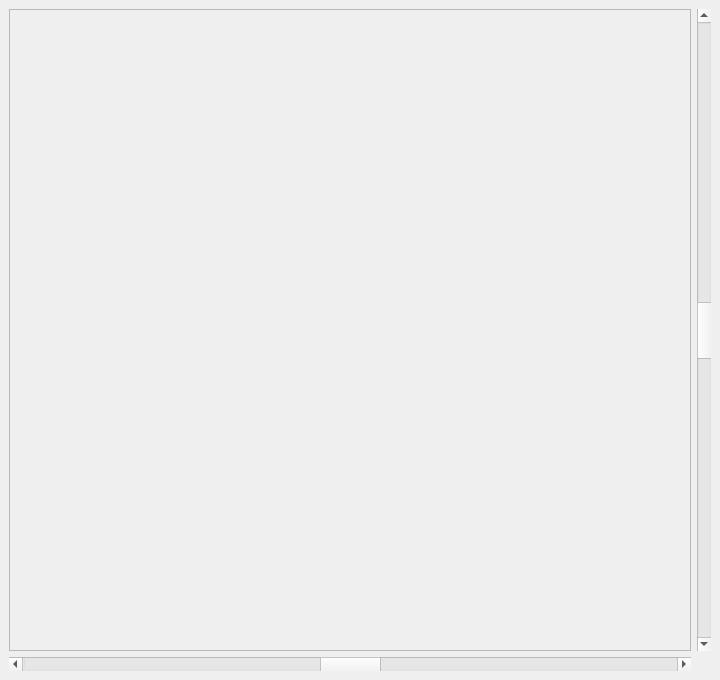
<ui version="4.0" >
 <author></author>
 <comment></comment>
 <exportmacro></exportmacro>
 <class>MainWindow</class>
 <widget class="QWidget" name="MainWindow" >
  <property name="geometry" >
   <rect>
    <x>0</x>
    <y>0</y>
    <width>720</width>
    <height>680</height>
   </rect>
  </property>
  <property name="windowTitle" >
   <string>Axes </string>
  </property>
  <property name="windowIcon" >
   <iconset/>
  </property>
  <layout class="QGridLayout" >
   <property name="margin" >
    <number>9</number>
   </property>
   <property name="spacing" >
    <number>6</number>
   </property>
   <item row="0" column="2" >
    <widget class="QScrollBar" name="vSBar" >
     <property name="maximum" >
      <number>999</number>
     </property>
     <property name="singleStep" >
      <number>10</number>
     </property>
     <property name="pageStep" >
      <number>100</number>
     </property>
     <property name="value" >
      <number>500</number>
     </property>
     <property name="orientation" >
      <enum>Qt::Vertical</enum>
     </property>
    </widget>
   </item>
   <item row="1" column="1" >
    <widget class="QScrollBar" name="hSBar" >
     <property name="maximum" >
      <number>999</number>
     </property>
     <property name="singleStep" >
      <number>10</number>
     </property>
     <property name="pageStep" >
      <number>100</number>
     </property>
     <property name="value" >
      <number>500</number>
     </property>
     <property name="orientation" >
      <enum>Qt::Horizontal</enum>
     </property>
    </widget>
   </item>
   <item row="0" column="1" >
    <widget class="QSplitter" name="splitter" >
     <property name="orientation" >
      <enum>Qt::Horizontal</enum>
     </property>
     <widget class="QFrame" name="chartFrame" >
      <property name="minimumSize" >
       <size>
        <width>300</width>
        <height>400</height>
       </size>
      </property>
      <property name="frameShape" >
       <enum>QFrame::StyledPanel</enum>
      </property>
      <property name="frameShadow" >
       <enum>QFrame::Raised</enum>
      </property>
     </widget>
    </widget>
   </item>
  </layout>
 </widget>
 <pixmapfunction></pixmapfunction>
 <resources>
  <include location="BarChart" />
 </resources>
 <connections/>
</ui>
